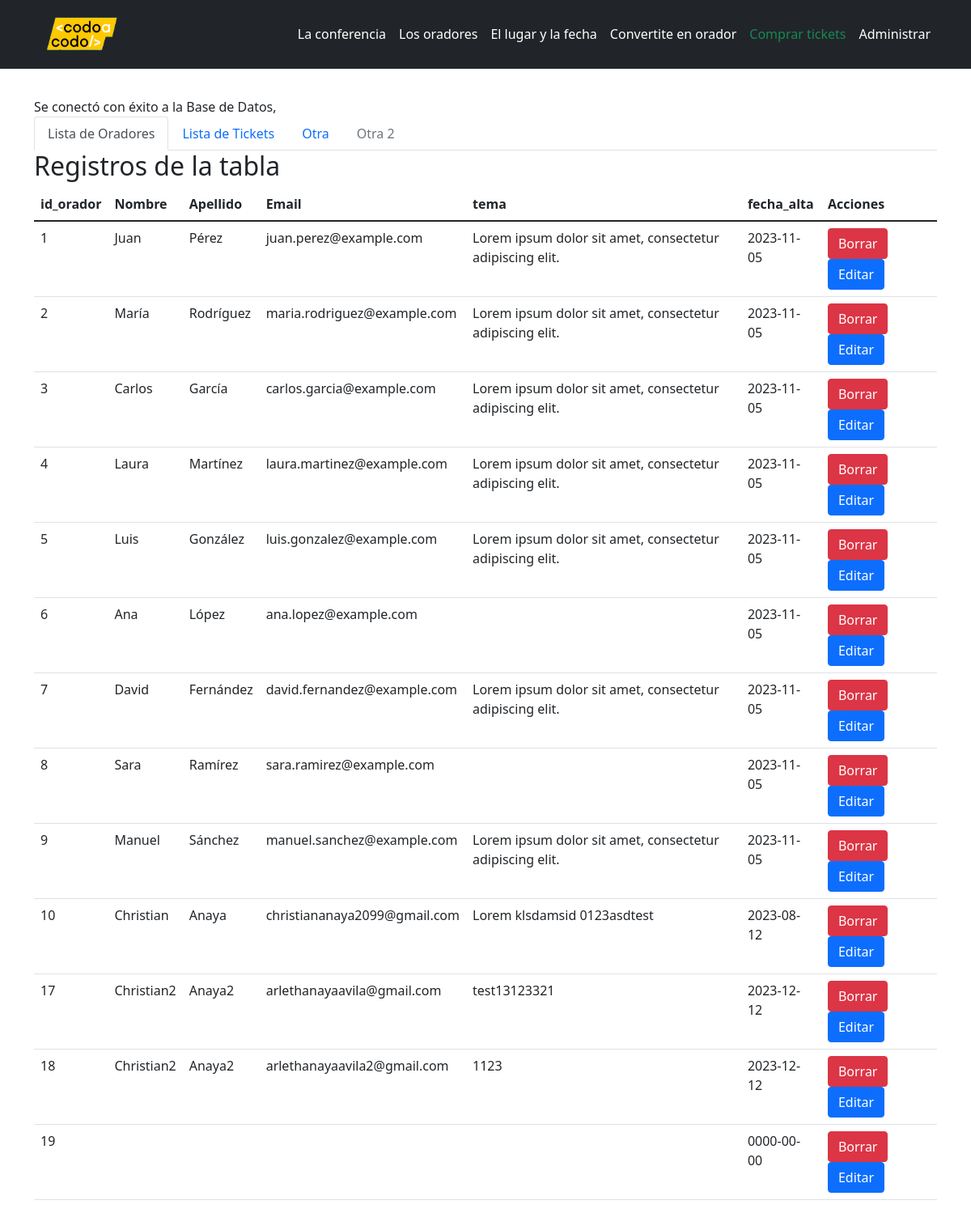
Page /FrontEnd-Oradores/datos.php on the committed database.
### tables this page shows
CREATE TABLE `oradores` (
  `id_orador` int(11) NOT NULL,
  `nombre` varchar(30) NOT NULL,
  `apellido` varchar(30) NOT NULL,
  `email` varchar(30) NOT NULL,
  `tema` text NOT NULL,
  `fecha_alta` date NOT NULL
);

### FrontEnd-Oradores/datos.php (the view, shortened to what this page needs)
 <!DOCTYPE html>
 <html lang="en">
 <head>
   <link href="https://cdn.jsdelivr.net/npm/bootstrap@5.1.1/dist/css/bootstrap.min.css" rel="stylesheet">
   <link rel="stylesheet" href="style.css">
 </head>
 <header>
   <?php require 'nav_bar.php'; ?>
 </header>
 <body>
    <?php echo "<br> a<br> a<br> "?>
	<div class="container mt-5">
	<?php require 'conexion.php';?>
   <ul class="nav nav-tabs " id="myTab" role="tablist">
	  <li class="nav-item" role="presentation">
		 <button class="nav-link active" id="oradores-tab" data-bs-toggle="tab" data-bs-target="#listaOradores" type="button" role="tab" aria-controls="listaOradores" aria-selected="true">Lista de Oradores</button>
	  </li>
	  <li class="nav-item" role="presentation">
		<button class="nav-link" id="tickets-tab" data-bs-toggle="tab" data-bs-target="#listaTickets" type="button" role="tab" aria-controls="listaTickets" aria-selected="false">Lista de Tickets</button>
	  </li>
	  <li class="nav-item" role="presentation">
		<button class="nav-link" id="otra-tab" data-bs-toggle="tab" data-bs-target="#otra" type="button" role="tab" aria-controls="otra" aria-selected="false">Otra</button>
	  </li>
	  <li class="nav-item">
		<button class="nav-link disabled" id="otra2-tab" data-bs-toggle="tab" data-bs-target="#otra2" type="button" role="tab" aria-controls="otra2" aria-selected="false">Otra 2</button>
	  </li>
	</ul>
   <div class="tab-content" id="myTabContent">
	  <div class="tab-pane fade show active" id="listaOradores" role="tabpanel" aria-labelledby="oradores-tab">
		 <h2>Registros de la tabla</h2>
		 <table class="table">
		   <thead>
			 <tr>
			   <th>id_orador</th>
			   <th>Nombre</th>
			   <th>Apellido</th>
			   <th>Email</th>
			   <th>tema</th>
			   <th>fecha_alta</th>
			   <th>Acciones</th>
			 </tr>
		   </thead>
		   <tbody>
			 <?php
			  while ($fila = mysqli_fetch_assoc($consulta)) {
				echo "<tr id='orador-".$fila['id_orador']."'>";
				echo "<td>" . $fila['id_orador'] . "</td>";
				echo "<td>" . $fila['nombre'] . "</td>";
				echo "<td>" . $fila['apellido'] . "</td>";
				echo "<td>" . $fila['email'] . "</td>";
				echo "<td>" . $fila['tema'] . "</td>";
				echo "<td>" . $fila['fecha_alta'] . "</td>";
				echo "<td><a class='btn btn-danger' href='./acciones.php?borrar=orador&id=" . $fila['id_orador'] . "'>Borrar</a>  <button type=\"button\" class=\"btn btn-primary\" data-bs-toggle=\"modal\" data-bs-target=\"#editarModal\" onclick=\"editar(".$fila['id_orador'].",'orador')\">  Editar</button> </td>";
				echo "</tr>";
			  }
			  ?>
		   </tbody>
		 </table>
  </div>
</div>
</div>
 </body>
 </html>

### FrontEnd-Oradores/nav_bar.php (shortened to what this page needs)
<nav class="navbar navbar-expand-lg navbar-dark bg-dark fixed-top">
    <div class="container">
        <div class="col-2">
            <img src="images/codoacodo.png" alt="Logo" class="img-fluid logo-custom">
        </div>
        <div class="collapse navbar-collapse" id="navbarNav">
            <ul class="navbar-nav ml-auto ms-auto">
                <li class="nav-item">
                    <a class="nav-link text-white" href="./index.php#carouselExampleAutoplaying">La conferencia</a>
                </li>
                <li class="nav-item">
                    <a class="nav-link text-white" href="./index.php#Oradores">Los oradores</a>
                </li>
                <li class="nav-item">
                    <a class="nav-link text-white" href="./index.php#Banner2">El lugar y la fecha</a>
                </li>
                <li class="nav-item">
                    <a class="nav-link text-white" href="./index.php#FormOradores">Convertite en orador</a>
                </li>
                <li class="nav-item ml-auto">
                    <a class="nav-link text-success" href="./index.php#Tipos">Comprar tickets</a>
                </li>
                <li class="nav-item">
                    <a class="nav-link text-white" href="datos.php">Administrar</a>
                </li>
            </ul>
        </div>
    </div>
</nav>

### FrontEnd-Oradores/conexion.php
<?php
$conexion = mysqli_connect("localhost", "root", "", "integrador_cac");
if(mysqli_connect_errno()){
    echo "No se conectó por un error: " . mysqli_connect_errno();
} else {
    echo "Se conectó con éxito a la Base de Datos, ";
}
$consulta = mysqli_query($conexion, "SELECT * FROM oradores");

### FrontEnd-Oradores/style.css (style rules this page uses)
* { margin: 0px; padding: 0px; box-sizing: border-box; }
.logo-custom { max-width: 120px; height: auto; }

### rows in the picture
oradores: id_orador "1", nombre "Juan", apellido "Pérez", email "juan.perez@example.com", tema "Lorem ipsum dolor sit amet, consectetur adipiscing elit.", fecha_alta "2023-11-05"
oradores: id_orador "2", nombre "María", apellido "Rodríguez", email "maria.rodriguez@example.com", tema "Lorem ipsum dolor sit amet, consectetur adipiscing elit.", fecha_alta "2023-11-05"
oradores: id_orador "3", nombre "Carlos", apellido "García", email "carlos.garcia@example.com", tema "Lorem ipsum dolor sit amet, consectetur adipiscing elit.", fecha_alta "2023-11-05"
oradores: id_orador "4", nombre "Laura", apellido "Martínez", email "laura.martinez@example.com", tema "Lorem ipsum dolor sit amet, consectetur adipiscing elit.", fecha_alta "2023-11-05"
oradores: id_orador "5", nombre "Luis", apellido "González", email "luis.gonzalez@example.com", tema "Lorem ipsum dolor sit amet, consectetur adipiscing elit.", fecha_alta "2023-11-05"
oradores: id_orador "6", nombre "Ana", apellido "López", email "ana.lopez@example.com", fecha_alta "2023-11-05"
oradores: id_orador "7", nombre "David", apellido "Fernández", email "david.fernandez@example.com", tema "Lorem ipsum dolor sit amet, consectetur adipiscing elit.", fecha_alta "2023-11-05"
oradores: id_orador "8", nombre "Sara", apellido "Ramírez", email "sara.ramirez@example.com", fecha_alta "2023-11-05"
oradores: id_orador "9", nombre "Manuel", apellido "Sánchez", email "manuel.sanchez@example.com", tema "Lorem ipsum dolor sit amet, consectetur adipiscing elit.", fecha_alta "2023-11-05"
oradores: id_orador "10", nombre "Christian", apellido "Anaya", email "christiananaya2099@gmail.com", tema "Lorem klsdamsid 0123asdtest", fecha_alta "2023-08-12"
oradores: id_orador "17", nombre "Christian2", apellido "Anaya2", email "arlethanayaavila@gmail.com", tema "test13123321", fecha_alta "2023-12-12"
oradores: id_orador "18", nombre "Christian2", apellido "Anaya2", email "arlethanayaavila2@gmail.com", tema "1123", fecha_alta "2023-12-12"
oradores: id_orador "19", fecha_alta "0000-00-00"
